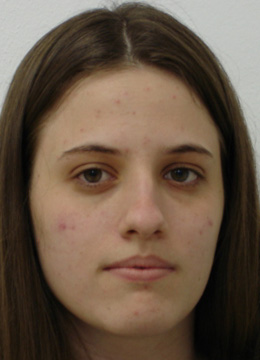
#> input picture AI_Assignment2_Group7/Assignment2_CODEANDDATA/AI_Assignment2_DataSet_V1/FEI_DATASET_Sorted_V3/bad/JPG_103.jpg, 260 x 360 px, found by its file name; its folder holds only this picture in this run
$ jupyter execute --allow-errors Assignment2_ML_RFC.ipynb   (shell and % lines are left out)
#> lines starting #> are read from the running program, lines starting #| are printed output that depends on the picture
# Random Forest Classifier
only accept 2D or lower array

# Import necessary library
Must be imported before loading the training data set

[cell 1]
import time
import matplotlib
import matplotlib.pyplot as plt
import numpy as np
import math

from sklearn.datasets import fetch_openml
from sklearn.linear_model import LogisticRegression
from sklearn.model_selection import train_test_split
from sklearn.preprocessing import StandardScaler
from sklearn.utils import check_random_state
import numpy as np
import matplotlib.pyplot as plt
import os
import cv2
from tqdm import tqdm
import pickle

# Load 1D_TrainingData_FEI

[cell 2]
DATADIR = "AI_Assignment2_DataSet_V1\FEI_DATASET_Sorted_V3"
CATEGORIES = ["bad", "good"]

IMG_SIZE = 50 #set image size
training_data = []

def create_training_data():
    for category in CATEGORIES:  # do bad and good

        path = os.path.join(DATADIR,category)  # create path to bad and good
        class_num = CATEGORIES.index(category)  # get the classification  (0 or a 1). 0=bad 1=good

        for img in tqdm(os.listdir(path)):  # iterate over each image per dogs and cats
            try:
                img_array = cv2.imread(os.path.join(path,img) ,cv2.IMREAD_GRAYSCALE)  # convert to array
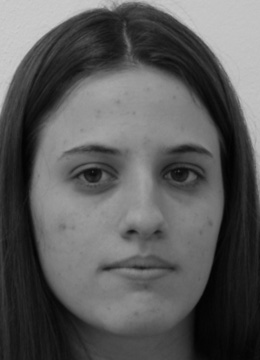
#> img_array: shape (360, 260); min 1, max 206, mean 90.5
                new_array = cv2.resize(img_array, (IMG_SIZE, IMG_SIZE))  # resize to normalize data size
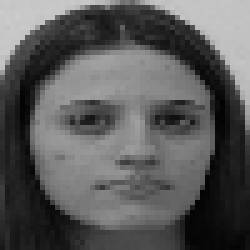
#> new_array: shape (50, 50) (shown 5 times larger); min 2, max 204, mean 90.4
                training_data.append([new_array, class_num])  # add this to our training_data
            except Exception as e:  # in the interest in keeping the output clean...
                pass
#> pass 2 of the loop in create_training_data, `for category in CATEGORIES:`:
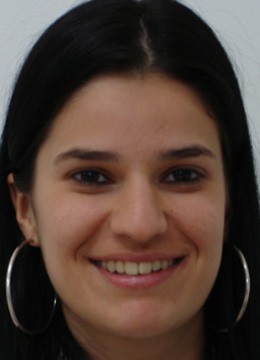
#> input picture AI_Assignment2_Group7/Assignment2_CODEANDDATA/AI_Assignment2_DataSet_V1/FEI_DATASET_Sorted_V3/good/JPG_102.jpg, 260 x 360 px, found by its file name
#> in create_training_data, `img_array = cv2.imread(os.path.join(path,img) ,cv2.IMREAD_GRAYSCALE)`:
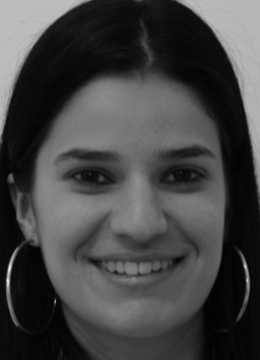
#> img_array: shape (360, 260); min 1, max 246, mean 67.8
#> in create_training_data, `new_array = cv2.resize(img_array, (IMG_SIZE, IMG_SIZE))`:
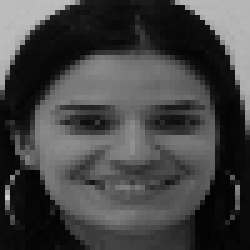
#> new_array: shape (50, 50) (shown 5 times larger); min 2, max 203, mean 67.7
            # [4 lines of commented-out code are left out]

create_training_data()
print('Length of training Data')
print(len(training_data))
#| 2

# Shuffle the train data
import random
random.shuffle(training_data)

# Check the train data were shuffled successful
print("Check Shuffled Data")
for sample in training_data[:10]:
    print(sample[1])
#> this loop made 2 passes
#| 0
#| 1

#Add the trained data into a list
X = []
y = []

for features,label in training_data:
    X.append(features)
    y.append(label)
#> this loop made 2 passes
#> label on passes 1 to 2: 0, 1
#> after the loop, X = 2 items; y = [0, 1]

#Change the data to 2D array
X_2D=[]
for a in X:
    X_2D.append(a.reshape(-1))
#> after the loop, X_2D = 2 items


#Save the processed Training Data into a pickle file
pickle_out = open("X_FEI_2D.pickle","wb")
pickle.dump(X_2D, pickle_out)
pickle_out.close()

pickle_out = open("y_FEI_2D.pickle","wb")
pickle.dump(y, pickle_out)
pickle_out.close()

# Load 1D_TrainingData_JAFFE

[cell 3]
DATADIR = "AI_Assignment2_DataSet_V1\JAFFE DATASET_Sorted_V3"
CATEGORIES = ["bad", "good"]

IMG_SIZE = 50 #set image size
training_data = []

def create_training_data():
    for category in CATEGORIES:  # do bad and good

        path = os.path.join(DATADIR,category)  # create path to bad and good
        class_num = CATEGORIES.index(category)  # get the classification  (0 or a 1). 0=bad 1=good

        for img in tqdm(os.listdir(path)):  # iterate over each image per dogs and cats
            try:
                img_array = cv2.imread(os.path.join(path,img) ,cv2.IMREAD_GRAYSCALE)  # convert to array
                new_array = cv2.resize(img_array, (IMG_SIZE, IMG_SIZE))  # resize to normalize data size
                training_data.append([new_array, class_num])  # add this to our training_data
            except Exception as e:  # in the interest in keeping the output clean...
                pass
#> pass 2 of the loop in create_training_data, `for category in CATEGORIES:`:
            # [4 lines of commented-out code are left out]

create_training_data()
print('Length of training Data')
print(len(training_data))
#| 2

# Shuffle the train data
import random
random.shuffle(training_data)

# Check the train data were shuffled successful
print("Check Shuffled Data")
for sample in training_data[:10]:
    print(sample[1])

#Add the trained data into a list
X = []
y = []

for features,label in training_data:
    X.append(features)
    y.append(label)

#Change the data to 2D array
X_2D=[]
for a in X:
    X_2D.append(a.reshape(-1))


#Save the processed Training Data into a pickle file
pickle_out = open("X_JAFFE_2D.pickle","wb")
pickle.dump(X_2D, pickle_out)
pickle_out.close()

pickle_out = open("y_JAFFE_2D.pickle","wb")
pickle.dump(y, pickle_out)
pickle_out.close()

# Load 1D_TrainingData_FEIANDJAFFE

[cell 4]
DATADIR = "AI_Assignment2_DataSet_V1\FEI_AND_JAFFE_DATASET_Sorted_V3"
CATEGORIES = ["bad", "good"]

IMG_SIZE = 50 #set image size
training_data = []

def create_training_data():
    for category in CATEGORIES:  # do bad and good

        path = os.path.join(DATADIR,category)  # create path to bad and good
        class_num = CATEGORIES.index(category)  # get the classification  (0 or a 1). 0=bad 1=good

        for img in tqdm(os.listdir(path)):  # iterate over each image per dogs and cats
            try:
                img_array = cv2.imread(os.path.join(path,img) ,cv2.IMREAD_GRAYSCALE)  # convert to array
#                 new_array = cv2.resize(img_array, (IMG_SIZE, IMG_SIZE))  # resize to normalize data size
                training_data.append([new_array, class_num])  # add this to our training_data
            except Exception as e:  # in the interest in keeping the output clean...
                pass
#> pass 2 of the loop in create_training_data, `for category in CATEGORIES:`:
            # [4 lines of commented-out code are left out]

create_training_data()
print('Length of training Data')
print(len(training_data))

# Shuffle the train data
import random
random.shuffle(training_data)

# Check the train data were shuffled successful
print("Check Shuffled Data")
for sample in training_data[:10]:
    print(sample[1])

#Add the trained data into a list
X = []
y = []

for features,label in training_data:
    X.append(features)
    y.append(label)
#> after the loop, X = []; y = []

#Change the data to 2D array
X_2D=[]
for a in X:
    X_2D.append(a.reshape(-1))
#> this loop made 0 passes
#> after the loop, X_2D = []


#Save the processed Training Data into a pickle file
pickle_out = open("X_FEIANDJAFFE_2D.pickle","wb")
pickle.dump(X_2D, pickle_out)
pickle_out.close()

pickle_out = open("y_FEIANDJAFFE_2D.pickle","wb")
pickle.dump(y, pickle_out)
pickle_out.close()

# Random Forest Classifier

[cell 5]
import pickle
# TRAINED_DATASET_X="X_FEI_2D.pickle"
# TRAINED_DATASET_y="y_FEI_2D.pickle"
TRAINED_DATASET_X="X_JAFFE_2D.pickle"
TRAINED_DATASET_y="y_JAFFE_2D.pickle"
# TRAINED_DATASET_X="X_FEIANDJAFFE_2D.pickle"
# TRAINED_DATASET_y="y_FEIANDJAFFE_2D.pickle"


pickle_in = open(TRAINED_DATASET_X,"rb")
X_train = pickle.load(pickle_in)

pickle_in = open(TRAINED_DATASET_y,"rb")
y_train = pickle.load(pickle_in)

# Double check the length of data and labels
print(len(X_train))
print(len(y_train))

[cell 6]
from sklearn.ensemble import BaggingClassifier, RandomForestClassifier, BaggingRegressor, RandomForestRegressor, GradientBoostingRegressor
from sklearn.model_selection import cross_val_predict
from sklearn.metrics import plot_confusion_matrix
from sklearn import metrics


import sklearn
rfc = RandomForestClassifier(n_jobs=-1, n_estimators=10)
rfc.fit(X_train, y_train)

# Test Data Set

[cell 7]
import os
from tqdm import tqdm
import cv2

X_test_data = []
X_test_data_2D=[]
y_test_data=[]
files = []
files_path=[]
IMG_SIZE=50
CATEGORIES = ["bad", "good"]
def loadall_test_data():

    DATADIR = "Assignment_Image"
    CATEGORIES = ["bad", "good"]
    for category in CATEGORIES:  # do bad and good
        path = os.path.join(DATADIR,category)  # create path to bad and good

        for img in tqdm(os.listdir(path)):  # iterate over each image per bad and good
            try:

                files_path.append(os.path.join(path,img))
                files.append(img) # Add file name
                img_array = cv2.imread(os.path.join(path,img) ,cv2.IMREAD_GRAYSCALE)  # convert to array
                new_array = cv2.resize(img_array, (IMG_SIZE, IMG_SIZE))  # resize to normalize data size
                X_test_data.append(new_array)  # add this to our test_data
                if(category==CATEGORIES[0]):
                    y_test_data.append(0)
                elif(category==CATEGORIES[1]):
                    y_test_data.append(1)
            except Exception as e:  # in the interest in keeping the output clean...
                pass
#> pass 2 of the loop in loadall_test_data, `for category in CATEGORIES:`:
            # [4 lines of commented-out code are left out]

loadall_test_data()
for b in X_test_data:
    X_test_data_2D.append(b.reshape(-1))
#> after the loop, X_test_data_2D = 2 items

[cell 8]
#Test the data
print("Accuracy")
rfc.score(X_test_data_2D, y_test_data)
y_pred=rfc.predict(X_test_data_2D)
#> y_pred = [0, 1]
print(rfc.score(X_test_data_2D, y_test_data))
#| 1.0
print(y_pred)
#| [0 1]

for i, p in enumerate(y_pred):
    print("File Name:",files[i])
    print("File Path:",files_path[i])
    print("Label: ",CATEGORIES[p])
    print(i)
#> this loop made 2 passes
#| File Name: JPG_103.jpg
#| File Path: Assignment_Image/bad/JPG_103.jpg
#| Label:  bad
#| 0
#| File Name: JPG_102.jpg
#| File Path: Assignment_Image/good/JPG_102.jpg
#| Label:  good
#| 1
